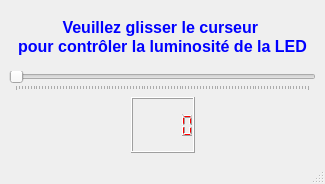
<?xml version="1.0" encoding="UTF-8"?>
<ui version="4.0">
 <class>MainWindow</class>
 <widget class="QMainWindow" name="MainWindow">
  <property name="geometry">
   <rect>
    <x>0</x>
    <y>0</y>
    <width>325</width>
    <height>184</height>
   </rect>
  </property>
  <property name="windowTitle">
   <string>LED - PWM - IE3 2019</string>
  </property>
  <widget class="QWidget" name="centralwidget">
   <layout class="QVBoxLayout" name="verticalLayout">
    <item>
     <widget class="QLabel" name="label">
      <property name="text">
       <string>&lt;!DOCTYPE HTML PUBLIC &quot;-//W3C//DTD HTML 4.0//EN&quot; &quot;http://www.w3.org/TR/REC-html40/strict.dtd&quot;&gt;
&lt;html&gt;&lt;head&gt;&lt;meta name=&quot;qrichtext&quot; content=&quot;1&quot; /&gt;&lt;style type=&quot;text/css&quot;&gt;
p, li { white-space: pre-wrap; }
&lt;/style&gt;&lt;/head&gt;&lt;body style=&quot; font-family:'MS Shell Dlg 2'; font-size:8pt; font-weight:400; font-style:normal;&quot;&gt;
&lt;p align=&quot;center&quot; style=&quot; margin-top:0px; margin-bottom:0px; margin-left:0px; margin-right:0px; -qt-block-indent:0; text-indent:0px;&quot;&gt;&lt;span style=&quot; font-size:12pt; font-weight:600; color:#0000ff;&quot;&gt;Veuillez glisser le curseur &lt;/span&gt;&lt;/p&gt;
&lt;p align=&quot;center&quot; style=&quot; margin-top:0px; margin-bottom:0px; margin-left:0px; margin-right:0px; -qt-block-indent:0; text-indent:0px;&quot;&gt;&lt;span style=&quot; font-size:12pt; font-weight:600; color:#0000ff;&quot;&gt;pour contrôler la luminosité de la LED&lt;/span&gt;&lt;/p&gt;&lt;/body&gt;&lt;/html&gt;</string>
      </property>
     </widget>
    </item>
    <item>
     <widget class="QSlider" name="pwm">
      <property name="maximum">
       <number>100</number>
      </property>
      <property name="value">
       <number>0</number>
      </property>
      <property name="orientation">
       <enum>Qt::Horizontal</enum>
      </property>
      <property name="tickPosition">
       <enum>QSlider::TicksBelow</enum>
      </property>
     </widget>
    </item>
    <item>
     <layout class="QHBoxLayout" name="horizontalLayout">
      <item>
       <spacer name="horizontalSpacer">
        <property name="orientation">
         <enum>Qt::Horizontal</enum>
        </property>
        <property name="sizeHint" stdset="0">
         <size>
          <width>40</width>
          <height>20</height>
         </size>
        </property>
       </spacer>
      </item>
      <item>
       <widget class="QLCDNumber" name="lcd">
        <property name="styleSheet">
         <string notr="true">color: rgb(255, 0, 0);
font: 8pt &quot;MS Shell Dlg 2&quot;;
font: 75 8pt &quot;MS Shell Dlg 2&quot;;
font: 10pt &quot;MS Shell Dlg 2&quot;;</string>
        </property>
       </widget>
      </item>
      <item>
       <spacer name="horizontalSpacer_2">
        <property name="orientation">
         <enum>Qt::Horizontal</enum>
        </property>
        <property name="sizeHint" stdset="0">
         <size>
          <width>40</width>
          <height>20</height>
         </size>
        </property>
       </spacer>
      </item>
     </layout>
    </item>
   </layout>
  </widget>
  <widget class="QMenuBar" name="menubar">
   <property name="geometry">
    <rect>
     <x>0</x>
     <y>0</y>
     <width>325</width>
     <height>21</height>
    </rect>
   </property>
  </widget>
  <widget class="QStatusBar" name="statusbar"/>
 </widget>
 <resources/>
 <connections/>
</ui>
